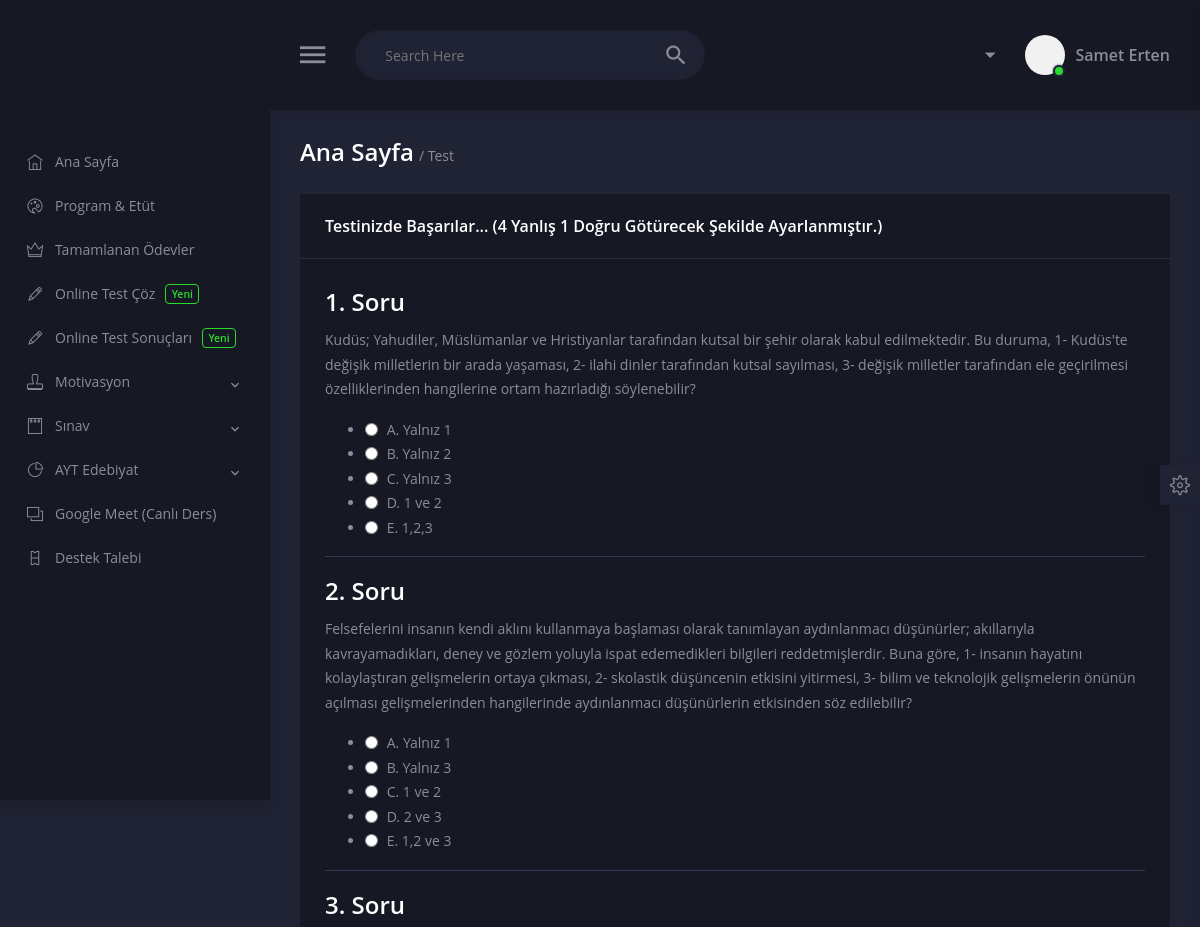
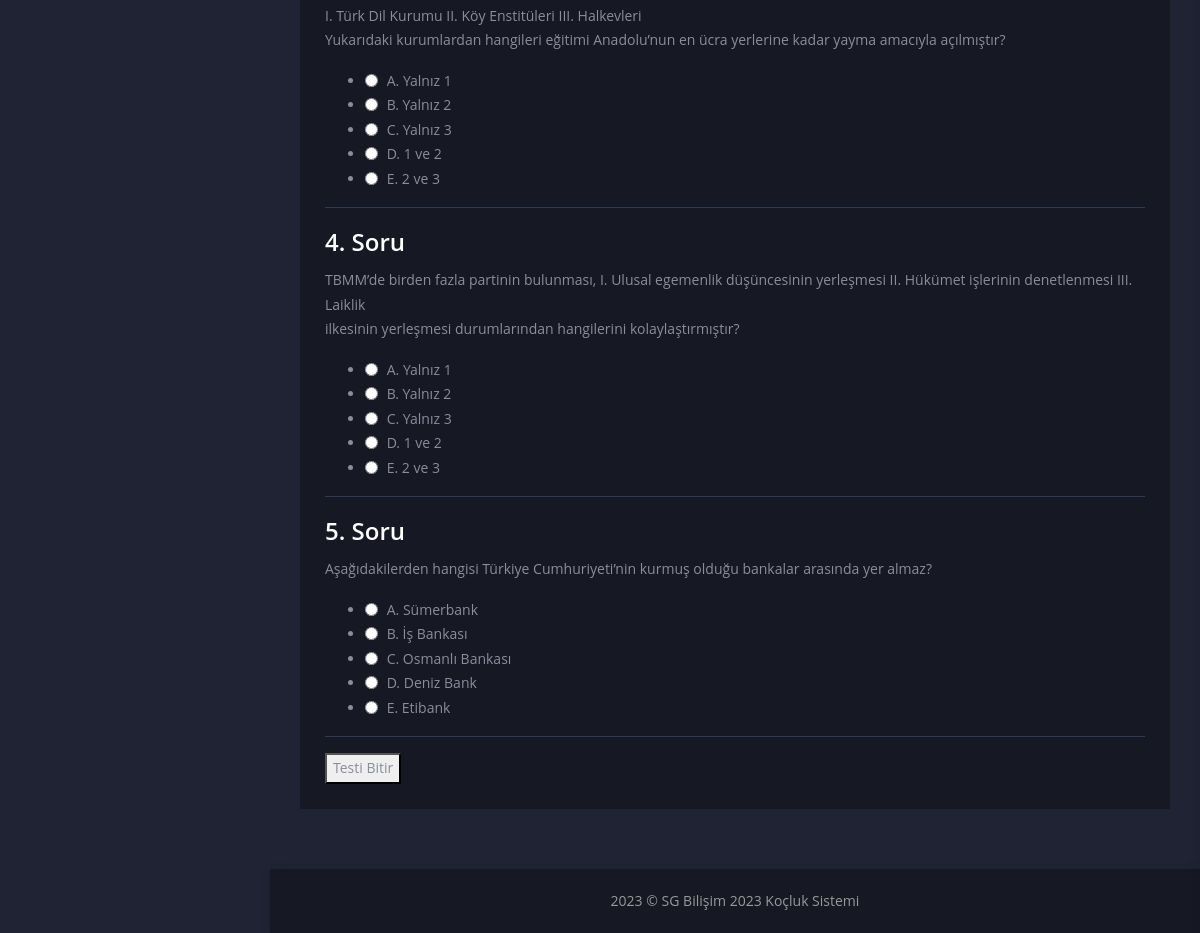
/test_coz.php?test_id=17 (signed in), run on the app's committed database (2 pictures, top to bottom).
### tables this page shows
CREATE TABLE `sorular` (
  `id` int(11) NOT NULL,
  `dersadi` varchar(255) NOT NULL,
  `soru` text NOT NULL,
  `secenek1` text NOT NULL,
  `secenek2` text NOT NULL,
  `secenek3` text NOT NULL,
  `secenek4` text NOT NULL,
  `secenek5` text NOT NULL,
  `dogrucevap` varchar(1) NOT NULL,
  `testid` int(11) DEFAULT NULL
);

### test_coz.php (the view, shortened to what this page needs)
<?php include 'inc/head.php';?>
<?php
require_once 'inc/vt.php';
$test_id = $_GET['test_id'];
function getQuestionsFromDatabase($test_id, $db) {
    $sorularSql = "SELECT * FROM sorular WHERE testid = :testId";
    $sorularStmt = $db->prepare($sorularSql);
    $sorularStmt->bindParam(':testId', $test_id, PDO::PARAM_INT);
    $sorularStmt->execute();
    $sorular = $sorularStmt->fetchAll(PDO::FETCH_ASSOC);
    return $sorular;
}
$questions = getQuestionsFromDatabase($test_id, $db);
?>
<body class="skin-dark">
    <div class="main-wrapper">
<?php include 'inc/sidebar.php';?>
        <div class="content-body">
            <div class="row justify-content-between align-items-center mb-10">
                <div class="col-12 col-lg-auto mb-20">
                    <div class="page-heading">
                        <h3 class="title">Ana Sayfa <span>/ Test</span></h3>
                    </div>
                </div>
            </div>
            <div class="row">
                <div class="col-12 mb-30">
                    <div class="box">
                        <div class="box-head">
                            <h4 class="title">Testinizde Başarılar... (4 Yanlış 1 Doğru Götürecek Şekilde Ayarlanmıştır.)</h4>
                        </div>
                        <div class="box-body">
<form action="test_sonuc.php" method="post">
    <?php foreach ($questions as $index => $question) { ?>
        <h3><?php echo ($index + 1) . '. Soru'; ?></h3>
        <p><?php echo $question['soru']; ?></p>
        <?php
        $secenekler = array(
            'A' => $question['secenek1'],
            'B' => $question['secenek2'],
            'C' => $question['secenek3'],
            'D' => $question['secenek4'],
            'E' => $question['secenek5']
        );
        ?>
        <ul>
            <?php foreach ($secenekler as $secenekIndex => $secenek) { ?>
                <li>
                    <input type="radio" name="cevap[<?php echo $index; ?>]" value="<?php echo $secenekIndex; ?>">
                    <?php echo $secenekIndex . '. ' . $secenek; ?>
                </li>
            <?php } ?>
        </ul>
        <hr>
    <?php } ?>
    <button type="submit">Testi Bitir</button>
</form>
                        </div>
                    </div>
                </div>
            </div>
        </div>
     <?php include 'inc/footer.php';?>
    </div>
</body>
</html>

### data on the page
sorular: soru "Kudüs; Yahudiler, Müslümanlar ve Hristiyanlar tara­fından kutsal bir şehir olarak kabul edilmektedir. Bu duruma, 1- Kudüs'te değişik milletlerin bir arada yaşaması, 2- ilahi dinler tarafından kutsal sayılması, 3- değişik milletler tarafından ele geçirilmesi özelliklerinden hangilerine ortam hazırladığı söylenebilir?", secenekIndex "A", secenek1 "Yalnız 1", secenekIndex "B", secenek2 "Yalnız 2", secenekIndex "C", secenek3 "Yalnız 3", secenekIndex "D", secenek4 "1 ve 2", secenekIndex "E", secenek5 "1,2,3"
sorular: soru "Felsefelerini insanın kendi aklını kullanmaya başla­ması olarak tanımlayan aydınlanmacı düşünürler; akıllarıyla kavrayamadıkları, deney ve gözlem yoluyla ispat edemedikleri bilgileri reddetmişlerdir. Buna göre, 1- insanın hayatını kolaylaştıran gelişmelerin ortaya çıkması, 2- skolastik düşüncenin etkisini yitirmesi, 3- bilim ve teknolojik gelişmelerin önünün açılması gelişmelerinden hangilerinde aydınlanmacı düşünürlerin etkisinden söz edilebilir?", secenekIndex "A", secenek1 "Yalnız 1", secenekIndex "B", secenek2 "Yalnız 3", secenekIndex "C", secenek3 "1 ve 2", secenekIndex "D", secenek4 "2 ve 3", secenekIndex "E", secenek5 "1,2 ve 3"
sorular: soru "I. Türk Dil Kurumu II. Köy Enstitüleri III. Halkevleri Yukarıdaki kurumlardan hangileri eğitimi Anadolu’nun en ücra yerlerine kadar yayma amacıyla açılmıştır?", secenekIndex "A", secenek "Yalnız 1", secenekIndex "B", secenek "Yalnız 2", secenekIndex "C", secenek "Yalnız 3", secenekIndex "D", secenek "1 ve 2", secenekIndex "E", secenek "2 ve 3"
sorular: soru "TBMM’de birden fazla partinin bulunması, I. Ulusal egemenlik düşüncesinin yerleşmesi II. Hükümet işlerinin denetlenmesi III. Laiklik ilkesinin yerleşmesi durumlarından hangilerini kolaylaştırmıştır?", secenekIndex "A", secenek "Yalnız 1", secenekIndex "B", secenek "Yalnız 2", secenekIndex "C", secenek "Yalnız 3", secenekIndex "D", secenek "1 ve 2", secenekIndex "E", secenek "2 ve 3"
sorular: soru "Aşağıdakilerden hangisi Türkiye Cumhuriyeti’nin kurmuş olduğu bankalar arasında yer almaz?", secenekIndex "A", secenek1 "Sümerbank", secenekIndex "B", secenek2 "İş Bankası", secenekIndex "C", secenek3 "Osmanlı Bankası", secenekIndex "D", secenek4 "Deniz Bank", secenekIndex "E", secenek5 "Etibank"

### other printed values
$_SESSION['ad'] "Samet"
$_SESSION['soyad'] "Erten"
